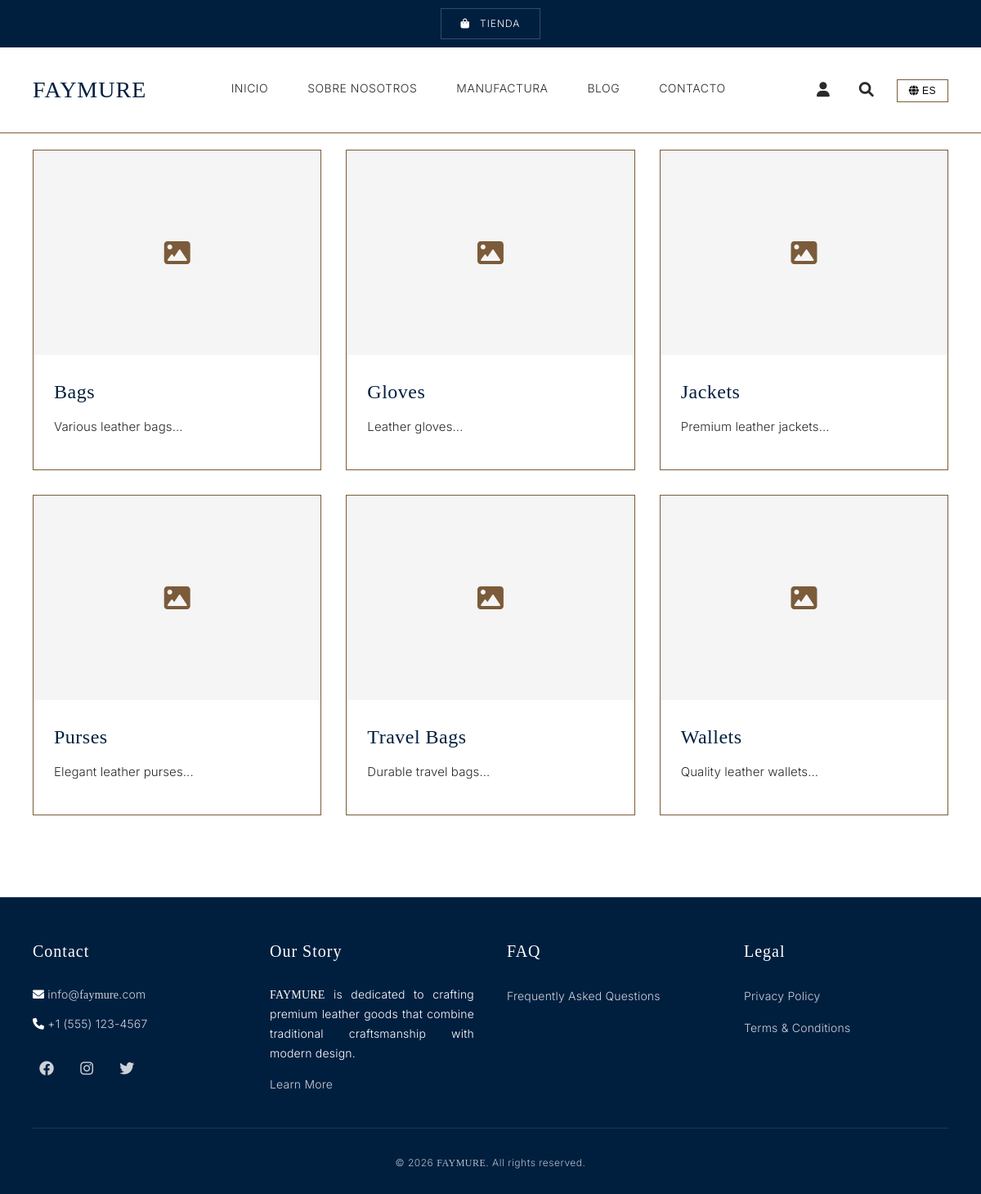
Page /explore-browse.php?lang=es on the committed database.
### tables this page shows
CREATE TABLE IF NOT EXISTS categories (
    id INT AUTO_INCREMENT PRIMARY KEY,
    name VARCHAR(100) NOT NULL,
    slug VARCHAR(100) UNIQUE NOT NULL,
    description TEXT,
    image VARCHAR(255),
    parent_id INT NULL,
    sort_order INT DEFAULT 0,
    created_at TIMESTAMP DEFAULT CURRENT_TIMESTAMP,
    deleted_at TIMESTAMP NULL,
    FOREIGN KEY (parent_id) REFERENCES categories(id) ON DELETE SET NULL
);

### explore-browse.php (the view, shortened to what this page needs)
<?php
require_once 'includes/header.php';
$conn = getDBConnection();
$success = false;
$selected_category_id = isset($_GET['category']) ? intval($_GET['category']) : 0;
$categories = [];
$categories_result = $conn->query("SELECT * FROM categories WHERE deleted_at IS NULL ORDER BY sort_order, name");
if ($categories_result) {
    $categories = $categories_result->fetch_all(MYSQLI_ASSOC);
}
$products = [];
$selected_category = null;
?>
    <main class="browse-customize-page">
        <div class="container">
            <?php if ($success): ?>
                <div class="success-message">
                    <i class="fas fa-check-circle"></i>
                    <h2>Thank You!</h2>
                    <p>Your request has been submitted successfully. We'll get back to you soon.</p>
                    <a href="<?php echo (defined('BASE_PATH') ? BASE_PATH : ''); ?>/explore-browse" class="btn-primary">Browse More</a>
                </div>
            <?php else: ?>
                <?php if ($selected_category_id > 0 && $selected_category): ?>
                    <div class="products-view">
                        <div class="view-header">
                            <h2><?php echo htmlspecialchars($selected_category['name']); ?></h2>
                            <?php if ($selected_category['description']): ?>
                                <p><?php echo htmlspecialchars($selected_category['description']); ?></p>
                            <?php endif; ?>
                        </div>
                        <?php if (!empty($products)): ?>
                            <div class="products-grid-modern stagger">
                                <?php foreach ($products as $product): ?>
                                    <div class="product-card-modern reveal">
                                        <div class="product-card-link" onclick="showProductDetail(<?php echo htmlspecialchars(json_encode($product)); ?>)" style="cursor: pointer;">
                                            <div class="product-image-wrapper">
                                                <?php if ($product['image']): ?>
                                                    <img src="<?php echo htmlspecialchars($product['image']); ?>" alt="<?php echo htmlspecialchars($product['name']); ?>" class="product-image-main">
                                                <?php else: ?>
                                                    <div class="product-image-placeholder">
                                                        <i class="fas fa-image"></i>
                                                    </div>
                                                <?php endif; ?>
                                                <div class="quick-view-icon" onclick="event.stopPropagation(); showProductDetail(<?php echo htmlspecialchars(json_encode($product)); ?>);">
                                                    <i class="fas fa-search"></i>
                                                </div>
                                            </div>
                                            <div class="product-card-body">
                                                <h3 class="product-title"><?php echo htmlspecialchars($product['name']); ?></h3>
                                                <div class="product-price-section">
                                                    <?php if ($product['price'] && $product['price'] > 0): ?>
                                                        <span class="product-price">$<?php echo number_format($product['price'], 2); ?></span>
                                                    <?php else: ?>
                                                        <span class="product-price">Contact for Price</span>
                                                    <?php endif; ?>
                                                </div>
                                                <div class="product-moq">
                                                    <span class="moq-label">Min. order:</span>
                                                    <span class="moq-value"><?php echo number_format($product['moq'] ?? 1); ?> <?php echo ($product['moq'] ?? 1) > 1 ? 'pieces' : 'piece'; ?></span>
                                                </div>
                                                <div class="product-seller-info">
                                                    <div class="seller-name-section">
                                                        <span class="seller-name"><?php echo SITE_NAME; ?></span>
                                                        <span class="verified-badge" title="Verified Supplier">
                                                            <i class="fas fa-check-circle"></i>
                                                        </span>
                                                    </div>
                                                    <div class="seller-meta">
                                                        <span class="seller-country">
                                                            <i class="fas fa-flag"></i> PK
                                                        </span>
                                                    </div>
                                                </div>
                                                <div class="product-rating">
                                                    <div class="stars">
                                                        <?php
                                                        $rating = 4.5;
                                                        $fullStars = floor($rating);
                                                        $hasHalfStar = ($rating - $fullStars) >= 0.5;
                                                        for ($i = 0; $i < $fullStars; $i++) {
                                                            echo '<i class="fas fa-star"></i>';
                                                        }
                                                        if ($hasHalfStar) {
                                                            echo '<i class="fas fa-star-half-alt"></i>';
                                                        }
                                                        for ($i = $fullStars + ($hasHalfStar ? 1 : 0); $i < 5; $i++) {
                                                            echo '<i class="far fa-star"></i>';
                                                        }
                                                        ?>
                                                    </div>
                                                    <span class="rating-value"><?php echo number_format($rating, 1); ?>/5.0</span>
                                                    <span class="rating-count">(<?php echo rand(5, 50); ?>)</span>
                                                </div>
                                            </div>
                                        </div>
                                    </div>
                                <?php endforeach; ?>
                            </div>
                        <?php else: ?>
                            <div class="no-products">
                                <p>No products available in this category yet.</p>
                            </div>
                        <?php endif; ?>
                    </div>
                <?php else: ?>
                    <div class="categories-view">
                        <div class="categories-grid stagger">
                            <?php foreach ($categories as $category): ?>
                                <a href="<?php echo (defined('BASE_PATH') ? BASE_PATH : ''); ?>/explore-browse?category=<?php echo $category['id']; ?>" class="category-card hover-lift reveal">
                                    <div class="category-image">
                                        <?php if ($category['image']): ?>
                                            <img src="<?php echo htmlspecialchars($category['image']); ?>" alt="<?php echo htmlspecialchars($category['name']); ?>">
                                        <?php else: ?>
                                            <div class="placeholder-image">
                                                <i class="fas fa-image"></i>
                                            </div>
                                        <?php endif; ?>
                                    </div>
                                    <div class="category-info">
                                        <h3><?php echo htmlspecialchars($category['name']); ?></h3>
                                        <?php if ($category['description']): ?>
                                            <p><?php echo htmlspecialchars(substr($category['description'], 0, 100)); ?>...</p>
                                        <?php endif; ?>
                                    </div>
                                </a>
                            <?php endforeach; ?>
                        </div>
                    </div>
                <?php endif; ?>
            <?php endif; ?>
        </div>
    </main>
<?php require_once 'includes/footer.php'; ?>

### assets/css/style.css (style rules this page uses)
* { margin: 0; padding: 0; box-sizing: border-box; }
:root { --primary-color: #001F3F; --secondary-color: #7B5B3A; --accent-color: #FF6F20; --background-color: #FFFFFF; --text-color: #2A2A2A; --text-secondary: #2A2A2A; --border-color: #7B5B3A; --dark-color: #001F3F; --shadow: rgba(0, 0, 0, 0.08); }
body { font-family: 'Inter', -apple-system, BlinkMacSystemFont, 'Segoe UI', sans-serif; color: var(--text-color); line-height: 1.7; background-color: var(--background-color); font-weight: 400; font-size: 16px; -webkit-font-smoothing: antialiased; -moz-osx-font-smoothing: grayscale; letter-spacing: -0.01em; }
.container { max-width: 1200px; margin: 0 auto; padding: 0 40px; }
.categories-grid { display: grid; grid-template-columns: repeat(auto-fill, minmax(300px, 1fr)); gap: 40px; }
.category-card { background: var(--background-color); border-radius: 0; overflow: hidden; text-decoration: none; color: var(--text-color); transition: all 0.3s ease; border: 1px solid var(--border-color); }
.category-image { height: 240px; overflow: hidden; background: var(--background-color); }
.placeholder-image { display: flex; align-items: center; justify-content: center; height: 100%; font-size: 32px; color: var(--border-color); }
.category-info { padding: 32px; }
.category-info h3 { font-family: 'Playfair Display', serif; color: var(--primary-color); margin-bottom: 12px; font-weight: 500; font-size: 24px; letter-spacing: 0.5px; text-transform: none; }
.category-info p { font-size: 15px; color: var(--text-color); font-weight: 300; line-height: 1.6; letter-spacing: 0.1px; }

### assets/css/animations.css (style rules this page uses)
.reveal { opacity: 0; transform: translateY(12px); transition: opacity 360ms ease-out, transform 360ms ease-out; }
.reveal.in-view { opacity: 1; transform: translateY(0); }
.stagger .reveal:nth-child(1) { transition-delay: 0ms; }
.stagger .reveal:nth-child(2) { transition-delay: 90ms; }
.stagger .reveal:nth-child(3) { transition-delay: 180ms; }
.stagger .reveal:nth-child(4) { transition-delay: 270ms; }
.stagger .reveal:nth-child(5) { transition-delay: 360ms; }
.stagger .reveal:nth-child(6) { transition-delay: 450ms; }
.hover-lift { transition: transform 280ms ease-out, box-shadow 280ms ease-out; }

### explore-browse.php (style rules this page uses)
.browse-customize-page { padding: 20px 0 100px 0; background: var(--background-color); }
.categories-grid { display: grid; grid-template-columns: repeat(auto-fill, minmax(300px, 1fr)); gap: 30px; }
.category-card { background: var(--background-color); border: 1px solid var(--border-color); cursor: pointer; transition: all 0.3s ease; overflow: hidden; }
.category-image { width: 100%; height: 250px; overflow: hidden; background: #f5f5f5; display: flex; align-items: center; justify-content: center; }
.category-info { padding: 25px; }
.category-info h3 { font-family: 'Playfair Display', serif; font-size: 24px; color: var(--primary-color); margin-bottom: 10px; }
.category-info p { color: var(--text-color); margin-bottom: 15px; line-height: 1.6; }

### rows in the picture
categories: name "Bags", description "Various leather bags"
categories: name "Gloves", description "Leather gloves"
categories: name "Jackets", description "Premium leather jackets"
categories: name "Purses", description "Elegant leather purses"
categories: name "Travel Bags", description "Durable travel bags"
categories: name "Wallets", description "Quality leather wallets"

### other values in the picture
t('shop') "TIENDA"
t('home') "INICIO"
t('about') "SOBRE NOSOTROS"
t('manufacturing') "MANUFACTURA"
t('blog') "BLOG"
t('contact') "CONTACTO"
$current_lang "ES"
$email "info@"
$phone "+1 (555) 123-4567"
